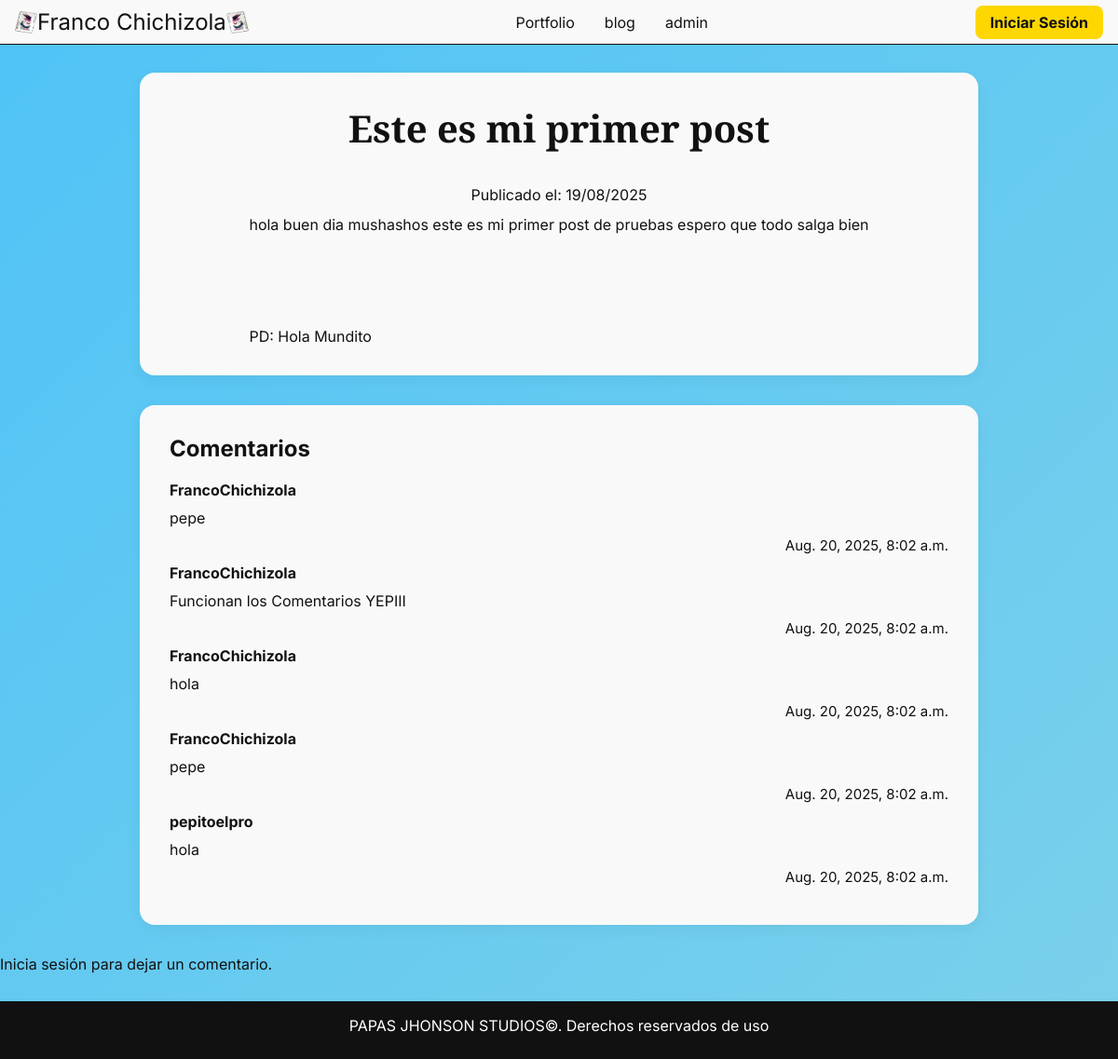
The app's page /blog/post/este-es-mi-primer-post/ with its own data.
### blog/models.py (models this page shows, shortened)
class Post(models.Model):
    titulo = models.CharField(max_length=100)
    titulo_slug = models.SlugField(unique=True, blank=True)
    contenido = models.TextField()
    archivo_multimedia = models.FileField(upload_to='post_files/', blank=True, null=True)
    fecha_creacion = models.DateTimeField(auto_now_add= True)

class Comentario(models.Model):
    post = models.ForeignKey(Post,on_delete=models.CASCADE)
    usuario = models.ForeignKey(User,on_delete=models.CASCADE)
    texto = models.TextField()
    fecha_creacion = models.DateTimeField(auto_now_add= True)

### blog/views.py (the view)
# urls.py: path("post/<slug:slug>/", views.detalle_post, name="detalle_post"),
def detalle_post(request, slug):
    post = get_object_or_404(Post, titulo_slug=slug)
    comentarios = post.comentario_set.all()
    if request.method == 'POST':
        form = ComentarioForm(request.POST)
        if form.is_valid():
            Comentario.objects.create(
                post=post,
                usuario=request.user,
                texto=form.cleaned_data["texto"]
            )
            return redirect("detalle_post", slug=post.titulo_slug)
    else:
        form = ComentarioForm()
    context = {
        "post": post,
        "comentarios": comentarios,
        "form": form,
    }
    return render(request, "blog/detalle_post.html", context)

### blog/templates/blog/detalle_post.html (shortened to what this page needs)
{% extends "blog/base.html" %}
{% load static %} {% block css %}
    <link rel="stylesheet" href="{% static 'blog/css/detalle_post.css' %}">
{% endblock css %}
{% block content %}
    <article>
        <h1>{{ post.titulo }}</h1>
        <p>Publicado el: {{ post.fecha_creacion|date:"d/m/Y" }}</p>
        <div>
            {{ post.contenido|linebreaksbr }}
        </div>
    </article>
    <div class= "comentarios">
        <h2>Comentarios</h2>
        {% for comentario in comentarios %}
            <p><strong>{{ comentario.usuario.username }}</strong></p>
            <p>{{ comentario.texto }}</p>
            <p class= 'fecha_creacion'>{{ comentario.fecha_creacion }}</p>
        {% empty %}
            <p>Aún no hay comentarios.</p>
        {% endfor %}
    </div>
    {% if user.is_authenticated %}
        <form method="post">
            {% csrf_token %}
            {{ form.as_p }}
            <button type="submit">Enviar comentario</button>
        </form>
    {% else %}
        <p>Inicia sesión para dejar un comentario.</p>
    {% endif %}
{% endblock %}

### blog/static/blog/css/detalle_post.css (style rules this page uses)
:root { --color-primario: #111; --color-secundario: #f9f9f9; --color-terciario: #ffd700; --font-general: 'Inter', sans-serif; --font-titulo: 'Playfair Display', serif; --font-nombre: 'Rubik', sans-serif; --transition-speed: 0.3s; }
* { padding: 0; margin: 0; box-sizing: border-box; font-family: var(--font-general); }
html { scroll-behavior: smooth; }
body { background: linear-gradient(-45deg, #fff9c4, #4fc3f7); background-size: 400% 400%; animation: fondoMover 8s ease infinite; color: var(--color-primario); }
article h1 { font-family: var(--font-titulo); text-align: center; font-size: 2.5rem; margin-bottom: 2rem; color: var(--color-primario); }
article { display: flex; flex-direction: column; align-items: center; padding: 2rem 1rem; max-width: 900px; margin: 0 auto; margin-top: 30px; background-color: var(--color-secundario); border-radius: 1rem; padding: 2rem; margin-bottom: 2rem; box-shadow: 0 4px 15px rgba(0, 0, 0, 0.05); transition: transform var(--transition-speed); }
article p { line-height: 1.6; margin-bottom: 0.5rem; text-align: center; }
.comentarios { padding: 2rem 1rem; max-width: 900px; margin: 0 auto; background-color: var(--color-secundario); border-radius: 1rem; padding: 2rem; margin-bottom: 2rem; box-shadow: 0 4px 15px rgba(0, 0, 0, 0.05); transition: transform var(--transition-speed); }
h2 { padding-bottom: 20px; }
.fecha_creacion { font-size: 15px; text-align: right; }
p { margin-bottom: 10px; }

### records on screen
Post: titulo "Este es mi primer post", fecha_creacion "19/08/2025", contenido "hola buen dia mushashos este es mi primer post de pruebas espero que todo salga bien PD: Hola Mundito"
Comentario: usuario.username "FrancoChichizola", texto "pepe", fecha_creacion "Aug. 20, 2025, 8:02 a.m."
Comentario: usuario.username "FrancoChichizola", texto "Funcionan los Comentarios YEPIII", fecha_creacion "Aug. 20, 2025, 8:02 a.m."
Comentario: usuario.username "FrancoChichizola", texto "hola", fecha_creacion "Aug. 20, 2025, 8:02 a.m."
Comentario: usuario.username "FrancoChichizola", texto "pepe", fecha_creacion "Aug. 20, 2025, 8:02 a.m."
Comentario: usuario.username "pepitoelpro", texto "hola", fecha_creacion "Aug. 20, 2025, 8:02 a.m."
